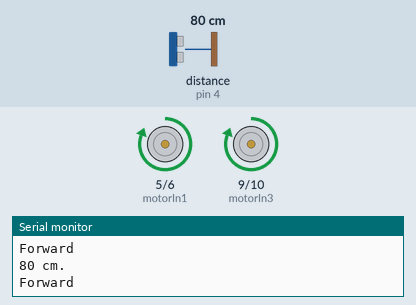
A sketch run on a simulated Arduino Uno, built with avr-gcc and run on an emulated ATmega328P. On the bench: motor-driver pin pairs drawn as motors (green arrow = first pin HIGH = forward, orange = second pin HIGH = backward, longer = more drive), the last lines printed to the serial monitor. Wiring (inferred from the names in the program): ultrasonic range finder: trigger pin 3; echo pin 4. Inputs (shaded band) come from the test bench; at power-on: distance to the obstacle (sensor on pin 4) 80 cm. The echo pulse lasts 58.3 µs per cm.

Above: at 1.9 s.
2.0 s: distance to the obstacle (sensor on pin 4) set to 22 cm
3.5 s: distance to the obstacle (sensor on pin 4) set to 18 cm
At 5.2 s:
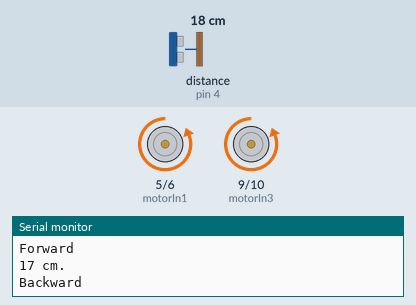
7.8 s: distance to the obstacle (sensor on pin 4) set to 35 cm
At 9.6 s:
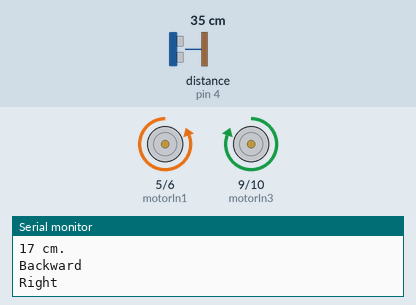
11.2 s: distance to the obstacle (sensor on pin 4) set to 2 cm
At 12.4 s:
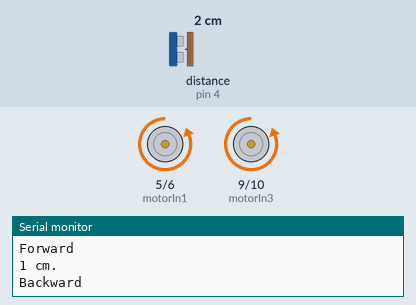
Timing chart, 0 to 16.0 s (numbered marks = the images above; inputs shaded):
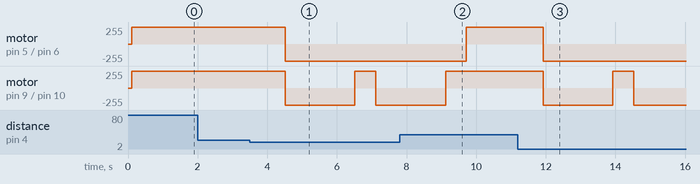

The sketch:

EX6-4.ino
```cpp
#define motorIn1  5
//右邊馬達，L293D 的 input 1 接到Arduino的#5腳位
#define motorIn2  6
//右邊馬達，L293D 的 input 2 接到Arduino的#6腳位
#define motorIn3  9
//左邊馬達，L293D 的 input 3 接到Arduino的#9腳位
#define motorIn4  10
//左邊馬達，L293D 的 input 4 接到Arduino的#10腳位

//ultrasonic
int trig = 3;   // Trig腳位接到digital 3
int echo = 4;   // Echo腳位接到digital 4
int distance;

void setup() {
  Serial.begin(9600);
  pinMode(motorIn1, OUTPUT);
  pinMode(motorIn2, OUTPUT);
  pinMode(motorIn3, OUTPUT);
  pinMode(motorIn4, OUTPUT);
  //設定馬達控制晶片連接之腳位模式
  pinMode(trig, OUTPUT);  //設定超音波模組連接之腳位模式
  pinMode(echo, INPUT);
}

void loop()
{
  ultrasonic();      //呼叫超音波測量距離的副函式
  if (distance < 20) //距離低於20cm，後退後往右轉
  {
    backward();
    delay(2000);
    right();
    delay(500);
  }
  else                //距離大於20cm，前進
  {
    forward();
    delay(1000);
  }
}//loop

void ultrasonic()
{
  digitalWrite(trig, LOW);    //送出低電位2us
  delayMicroseconds(2);
  digitalWrite(trig, HIGH);   //送出高電位10us
  delayMicroseconds(10);    //等待10us讓模組準備好發出超音波
  digitalWrite(trig, LOW);   //時間到立刻設定為LOW
  distance = pulseIn(echo, HIGH);
  //等待超音波回波讀取，並量取所經過的時間長短
  distance = distance / 58;        // 轉換為CM

  Serial.print(distance);
  Serial.println(" cm.");
  delay(100);
}

void forward()         //前進之副程式
{
  Serial.println("Forward");
  digitalWrite(motorIn1, HIGH);  //右輪正轉
  digitalWrite(motorIn2, LOW);
  digitalWrite(motorIn3, HIGH);  //左輪正轉
  digitalWrite(motorIn4, LOW);
}

void backward()         //後退之副程式
{
  Serial.println("Backward");
  digitalWrite(motorIn1, LOW);  //右輪反轉
  digitalWrite(motorIn2, HIGH);
  digitalWrite(motorIn3, LOW);  //左輪反轉
  digitalWrite(motorIn4, HIGH);
}

void right()         //右轉之副程式
{
  Serial.println("Right");
  digitalWrite(motorIn1, LOW);  //右輪反轉
  digitalWrite(motorIn2, HIGH);
  digitalWrite(motorIn3, HIGH);  //左輪正轉
  digitalWrite(motorIn4, LOW);
}
```

Measured:
- the behaviour switches between 21 and 20 cm on distance to the obstacle (sensor on pin 4) (found by bisection; images 0 and 1)
- after the input at 3.5 s, motor on pin 5 (motorIn1) / pin 6 (motorIn2): forward 255/255 → backward 255/255 after 1.0 s; motor on pin 9 (motorIn3) / pin 10 (motorIn4): forward 255/255 → backward 255/255 after 1.0 s, → forward 255/255 2.0 s later, → backward 255/255 0.60 s later
- after the input at 7.8 s, motor on pin 5 (motorIn1) / pin 6 (motorIn2): backward 255/255 → forward 255/255 after 1.9 s; motor on pin 9 (motorIn3) / pin 10 (motorIn4): goes on until 9.1 s, then stays forward 255/255
- after the input at 11.2 s, motor on pin 5 (motorIn1) / pin 6 (motorIn2): forward 255/255 → backward 255/255 after 0.73 s; motor on pin 9 (motorIn3) / pin 10 (motorIn4): forward 255/255 → backward 255/255 after 0.73 s, → forward 255/255 2.0 s later, → backward 255/255 0.60 s later
